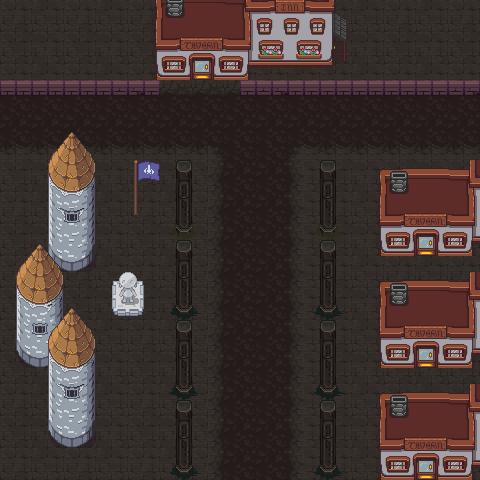

This game map was drawn from its Tiled (.tmx) file and the tilesets committed beside it. A one-line description and the trimmed map source follow:
An orthogonal 30x30 tile map with 16x16 px tiles, 5 tile layers (Ground, Objects 1, Objects 2, Objects 3, ...), 4 tilesets and 27 objects.

<map version="1.5" tiledversion="1.5.0" orientation="orthogonal" renderorder="right-down" width="30" height="30" tilewidth="16" tileheight="16" infinite="0" nextlayerid="7" nextobjectid="33">
 <tileset firstgid="1" source="props/castle_01.tsx" />
 <tileset firstgid="1703" source="props/house_04.tsx" />
 <tileset firstgid="1815" source="../_maps/overworld.tsx" />
 <tileset firstgid="3255" source="props/dungeon_01.tsx" />
 <layer id="1" name="Ground" width="30" height="30">
  <data>[900 cells, 900 non-empty, 30 distinct tile ids]</data>
 </layer>
 <layer id="2" name="Objects 1" width="30" height="30">
  <data>[900 cells, 292 non-empty, 97 distinct tile ids]</data>
 </layer>
 <layer id="3" name="Objects 2" width="30" height="30">
  <data>[900 cells, 21 non-empty, 21 distinct tile ids]</data>
 </layer>
 <layer id="4" name="Objects 3" width="30" height="30">
  <data>[900 cells, 68 non-empty, 39 distinct tile ids]</data>
 </layer>
 <layer id="5" name="Objects 4" width="30" height="30">
  <data>[900 cells, 68 non-empty, 66 distinct tile ids]</data>
 </layer>
 <objectgroup id="6" name="Mask">
  <object id="1" x="49" y="160">
   <polygon points="0,0 22.6667,-27 46.6667,3 46.3333,99.3333 29.3333,111.333 14.3333,111 -1.33333,94.3333" />
  </object>
  <object id="2" x="49.3333" y="335.667">
   <polygon points="0,0 22.6667,-27 46.6667,3 46.3333,99.3333 29.3333,111.333 14.3333,111 -1.33333,94.3333" />
  </object>
  <object id="3" x="17.3333" y="268.007">
   <polygon points="0,0 22.6667,-24.0072 46.6667,2.66747 46.3333,88.3228 29.3333,98.9924 14.3333,98.6964 -1.33333,83.8771" />
  </object>
  <object id="4" x="112.667" y="281.667">
   <polygon points="0,0 8,-0.666667 6,-5.66667 12.3333,-10.6667 19.6667,-10 23.6667,-4.66667 25,-1 30.3333,-1.33333 30.6667,31.6667 22.6667,34.3333 1,34 -1.33333,26.3333" />
  </object>
  <object id="5" x="133.667" y="214">
   <polygon points="0,0 0.666667,-54.6667 3.66667,-54.3333 23,-51.3333 24.6667,-35 3.33333,-33.6667 3.66667,0.333333" />
  </object>
  <object id="10" x="175.667" y="159.667" width="16.3333" height="73.6667" />
  <object id="11" x="176" y="240.333" width="16" height="75.6667" />
  <object id="12" x="175.667" y="319.667" width="16" height="75.3333" />
  <object id="13" x="175.333" y="401.333" width="17.3333" height="74" />
  <object id="14" x="319.667" y="401" width="16.3333" height="73.3333" />
  <object id="15" x="320" y="321.333" width="15.3333" height="73" />
  <object id="16" x="320" y="240" width="16.6667" height="74.3333" />
  <object id="17" x="320.333" y="160.667" width="15" height="71.3333" />
  <object id="18" x="379.333" y="169" width="101" height="86.3333" />
  <object id="19" x="469" y="158.667" width="11" height="11" />
  <object id="20" x="380.167" y="281.333" width="101" height="86.3333" />
  <object id="21" x="469.834" y="271" width="11" height="11" />
  <object id="22" x="380.167" y="394" width="101" height="86.3333" />
  <object id="23" x="469.834" y="383.667" width="11" height="11" />
  <object id="24" x="-16.25" y="0.0833167" width="16.3333" height="479.87" />
  <object id="25" x="480.138" y="-0.0219565" width="16.3333" height="479.87" />
  <object id="26" x="0.196986" y="-9.84409" width="479.875" height="9.68818" />
  <object id="27" x="-0.0244565" y="480.069" width="479.875" height="9.68818" />
  <object id="28" x="0.333333" y="79.3333" width="158.667" height="17" />
  <object id="29" x="241.333" y="80.3333" width="238.333" height="15.3333" />
  <object id="30" x="155.667" y="-1" width="190.333" height="65" />
  <object id="31" x="156.667" y="63.3333" width="91.3333" height="17" />
 </objectgroup>
</map>
